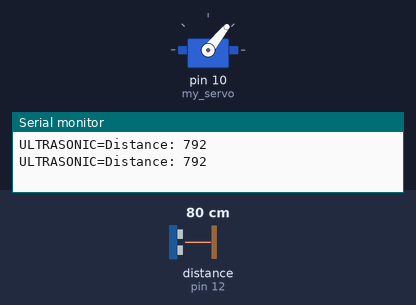
A sketch run on a simulated Arduino Uno, built with avr-gcc and run on an emulated ATmega328P. On the bench: servo, the last lines printed to the serial monitor. The test bench sets the inputs (shaded band); at power-on: distance to the obstacle (sensor on pin 12) 80 cm. The echo pulse lasts 58.3 µs per cm.

Above: at 11.7 s.
11.8 s: distance to the obstacle (sensor on pin 12) set to 2 cm
At 12.22 s:
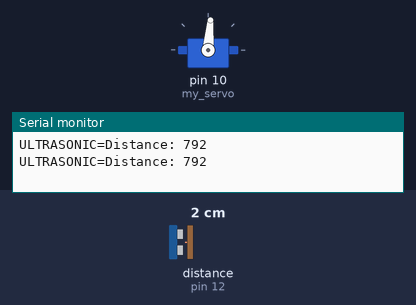
19.9 s: distance to the obstacle (sensor on pin 12) set to 250 cm
At 20.06 s:
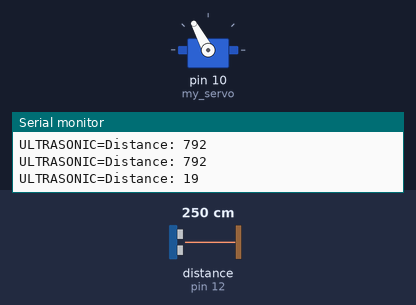
Timing chart, 0 to 34.0 s (numbered marks = the images above; inputs shaded):
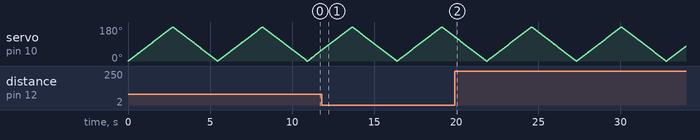

The sketch:

UltrasonicSensor.ino
```cpp
#include <Servo.h>
Servo my_servo;

#define TRIG_PIN 13
#define ECHO_PIN 12

long duration;
int distance;

void setup() {
  Serial.begin(9600);
  // put your setup code here, to run once:
  pinMode(TRIG_PIN,OUTPUT);
  pinMode(ECHO_PIN, INPUT);
  my_servo.attach(10);
}

void loop() {
  static int i = 0;
  int direction = 1;
  if(i<=0)
  {
    direction = 1;
  }

  if(i>=145)
  {
    direction = -1;
  }

  my_servo.write(i+direction);
  i=i+direction;
  //These loops shall rorate the servo motor between 0-180 degrees and 180-0 degrees.
  for(int i = 0; i<= 180;i++)
  {
    my_servo.write(i);
    delay(15);
  }

  for(int j=180;j>=0;j--)
  {
    my_servo.write(j);
    delay(15);
  }

  Serial.print("ULTRASONIC=");

  digitalWrite(TRIG_PIN,LOW);
  delayMicroseconds(2);
  digitalWrite(TRIG_PIN, HIGH);
  delayMicroseconds(10);
  digitalWrite(TRIG_PIN, LOW);

  duration = pulseIn(ECHO_PIN,HIGH);

  distance = duration * (0.34)/2;

  Serial.print("Distance: ");
  Serial.println(distance);


}
```
